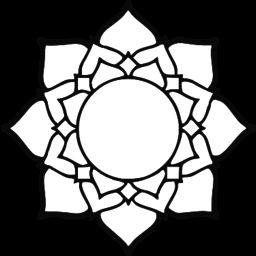
#> input picture data/flower.png, 256 x 256 px
$ python create-scalar-field.py   (older library calls are emulated)
#> lines starting #> are read from the running program, lines starting #| are printed output that depends on the picture
import pylab as p
import numpy as np
import mahotas
import cv2

im = cv2.imread("data/flower.png", cv2.IMREAD_GRAYSCALE)
#> im is the input picture: shape (256, 256); min 0, max 255, mean 108.4
dmap = mahotas.distance(im)
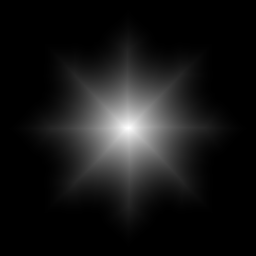
#> dmap: shape (256, 256) float64; min 0, max 9169, mean 810.8; drawn with min black and max white
p.imshow(dmap, cmap="coolwarm")
#p.axis('off')
#p.savefig('scalar.png', bbox_inches='tight', pad_inches=0)
p.show()

$ run again, with data/kolam.jpg saved as data/flower.png
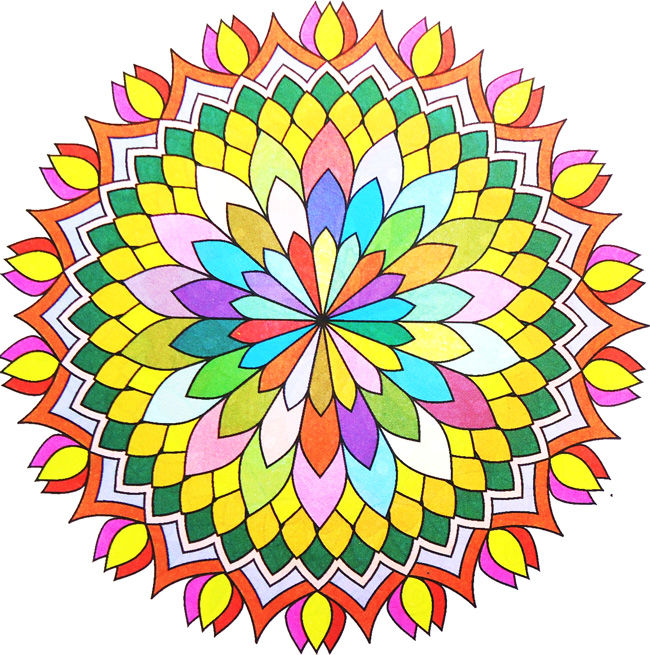
#> input picture data/kolam.jpg, 650 x 655 px
#> `im = cv2.imread("data/flower.png", cv2.IMREAD_GRAYSCALE)`:
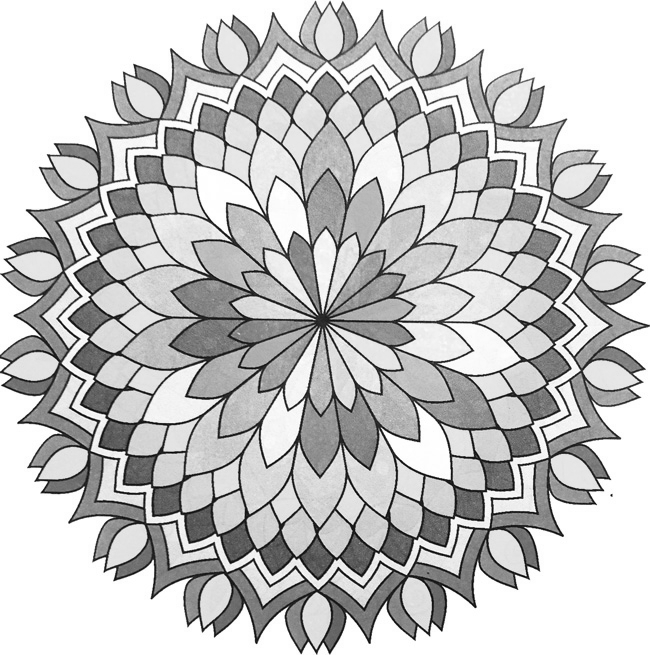
#> im: shape (655, 650); min 1, max 255, mean 195.8
#> `dmap = mahotas.distance(im)`:
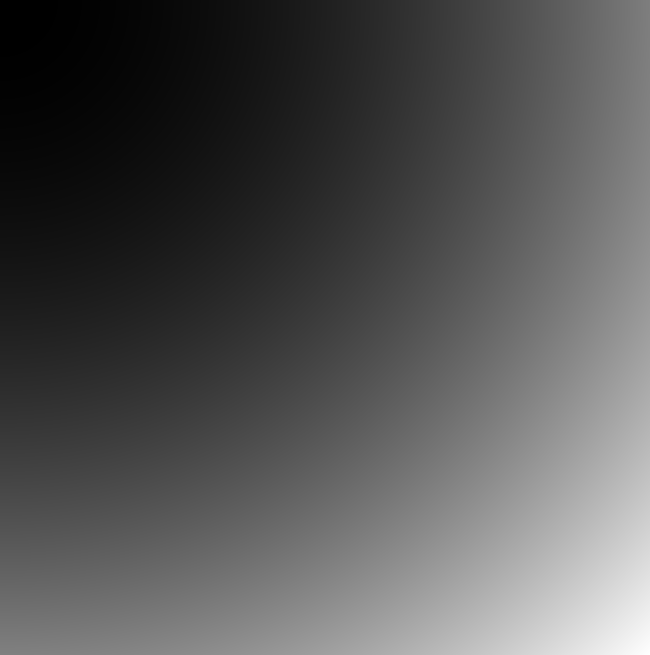
#> dmap: shape (655, 650) float64; min 1, max 850226, mean 283844.5; drawn with min black and max white
